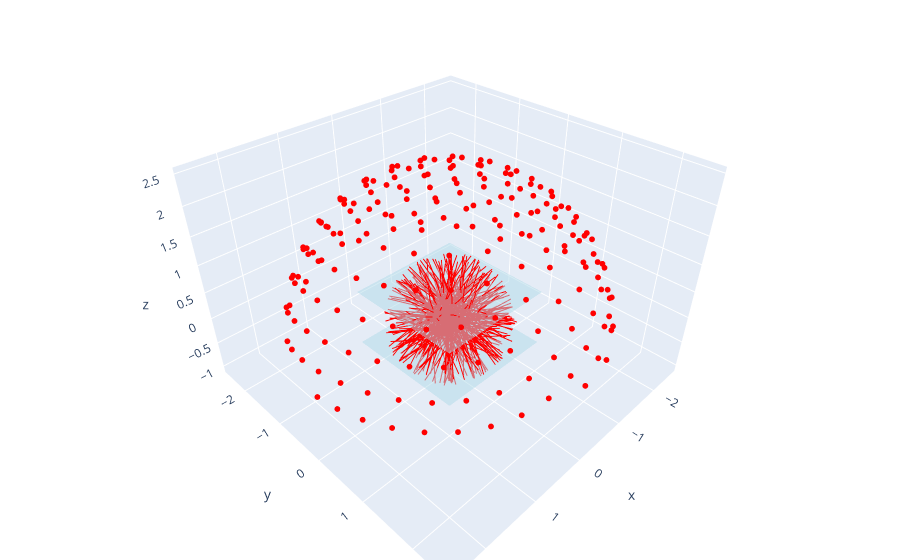

The notebook cell saved with this chart:
### Markdown cell above
And here we show samples for one ray from each of those 20 cameras, with the rendering volume shown as well:

### Code cell
t_values = np.linspace(data["Near"], data["Far"], 64)

def sample_along_ray(origins, directions):
    return origins[..., None, :] + t_values[:, None] * directions[..., None, :]

fig = go.Figure()
W, H = image.size
for i in range(0, 199):
    M = extract_camera_matrix(data, i, image.size)
    origins, directions = calculate_rays(M, image.size)
    i = np.random.randint(0, W)
    j = np.random.randint(0, H)
    T = origins[i, j, :]
    D = directions[i, j, :]
    samples = sample_along_ray(T, D)

    # Adding line segments for each ray
    fig.add_trace(
        go.Scatter3d(
            x=samples[:, 0],
            y=samples[:, 1],
            z=samples[:, 2],
            mode="lines",
            line=dict(color="red"),
        )
    )
    fig.add_trace(
        go.Scatter3d(
            x=[T[0].item()],
            y=[T[1].item()],
            z=[T[2].item()],
            mode="markers",
            marker=dict(color="red", size=2),
        )
    )

# add a cuboid from -1 to 1 in x and y, and 0 to 0.5 in z:
fig.add_trace(
    go.Mesh3d(
        x=[-1, 1, 1, -1, -1, 1, 1, -1],
        y=[-1, -1, 1, 1, -1, -1, 1, 1],
        z=[-0.5, -0.5, -0.5, -0.5, 0.5, 0.5, 0.5, 0.5],
        i=[0, 0, 4, 4],
        j=[1, 2, 5, 6],
        k=[2, 3, 6, 7],
        opacity=0.5,
        color="lightblue",
    )
)

fig.update_layout(showlegend=False, margin=dict(l=0, r=0, b=0, t=0))
fig.show()
